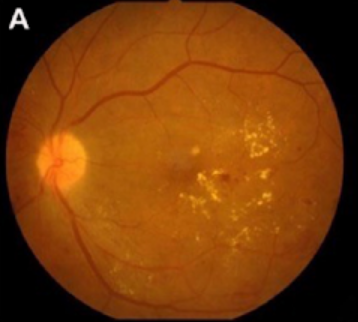
#> input picture 개인과제/hemorrhage.png, 358 x 322 px
$ jupyter execute find_hemorrhage.ipynb
#> lines starting #> are read from the running program, lines starting #| are printed output that depends on the picture; after the words box and inside, x2 and y2 are one past the last pixel; in counts of white or black regions, pixels touching at a corner belong together
[cell 1]
import cv2
import numpy as np

# 전처리
src = cv2.imread("hemorrhage.png")
#> src is the input picture: shape (322, 358, 3); mean B, G, R 9.1, 60.2, 121.1
dst = src.copy()
gray = cv2.cvtColor(dst, cv2.COLOR_BGR2GRAY)
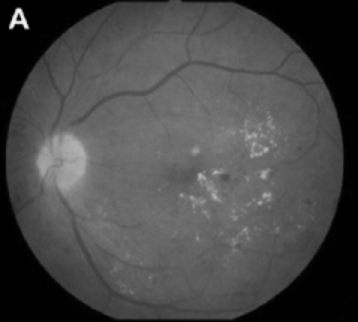
#> gray: shape (322, 358); min 0, max 248, mean 72.6

clahe = cv2.createCLAHE(clipLimit=1.0, tileGridSize=(4, 4))
img = clahe.apply(gray)
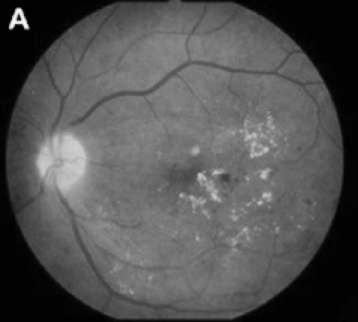
#> img: shape (322, 358); min 1, max 250, mean 82.7

ret,binary = cv2.threshold(img, 140, 255, 0)
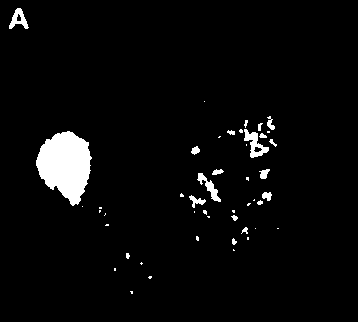
#> binary: shape (322, 358); 3.7% white; 47 white regions (29 under 20 px)

# 모든 계층의 contour 수집
contours,hierarchy = cv2.findContours(binary, cv2.RETR_TREE, cv2.CHAIN_APPROX_TC89_L1)
#> contours = 49 contours, 36 with area under 20; largest, box (x1, y1, x2, y2) and area: (36, 131, 92, 206) 2711, (244, 129, 269, 158) 296, (9, 8, 29, 29) 192, (197, 173, 221, 202) 189, (189, 195, 205, 208) 60

for i in contours:
    area = cv2.contourArea(i) # 넓이 구하기

    if area >= 500: # 넓은 영역 생략
        continue

    cv2.drawContours(dst, [i], 0, (255, 255, 255), 1) # contour 그리기
#> this loop made 49 passes
#> area on passes 26, 28, 30, 31, 32, 33, 39, 40, 41, 42, 46, 48: 59.5, 42.5, 189, 51, 32.5, 39, 2711, 22.5, 296.5, 37.5, 46.5, 192.5
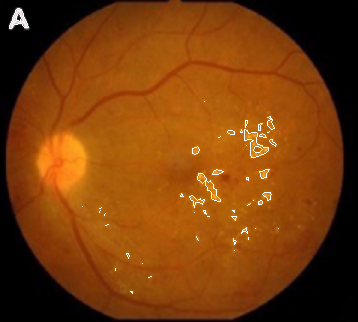
#> dst: shape (322, 358, 3); 0.62% of pixels changed, all inside (x1, y1, x2, y2) = (9, 8, 279, 294)

cv2.imshow('find_hemorrhage', dst)
cv2.waitKey(0)
cv2.destroyAllWindows()

$ run again, with 개인과제/unnamed.png copied over 개인과제/hemorrhage.png
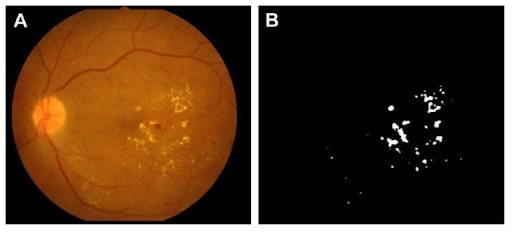
#> input picture 개인과제/unnamed.png, 512 x 234 px
#> src is the input picture: shape (234, 512, 3); mean B, G, R 31.8, 53.7, 79.7
#> `ret,binary = cv2.threshold(img, 140, 255, 0)`:
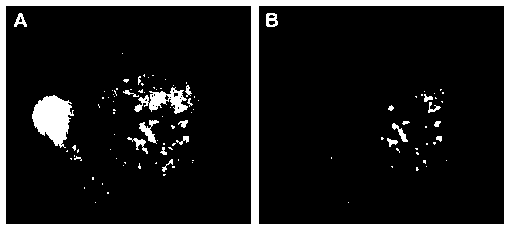
#> binary: shape (234, 512); 13.8% white; 106 white regions (84 under 20 px)
#> contours = 125 contours, 107 with area under 20; largest, box (x1, y1, x2, y2) and area: (0, 0, 512, 234) 119063, (258, 5, 505, 225) 53411, (5, 5, 252, 225) 53411, (32, 96, 74, 148) 1330, (134, 87, 188, 113) 592
#> the loop `for i in contours:` made 125 passes
#> area on passes 15, 19, 23, 27, 33, 34, 51: 31.5, 75.5, 36.5, 28.5, 117.5, 25, 25
#> after the loop `for i in contours:`:
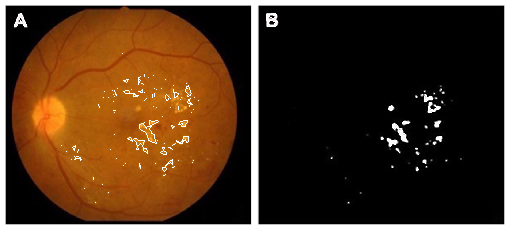
#> dst: shape (234, 512, 3); 0.78% of pixels changed, all inside (x1, y1, x2, y2) = (14, 13, 447, 203)
